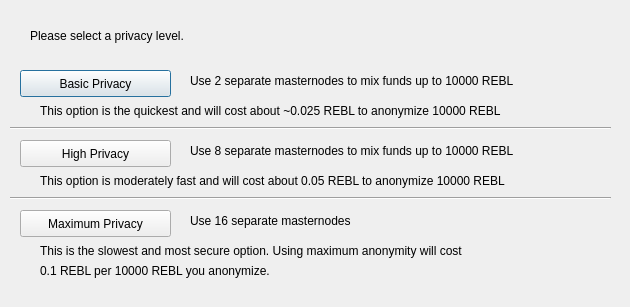
<?xml version="1.0" encoding="UTF-8"?>
<ui version="4.0">
 <class>DarksendConfig</class>
 <widget class="QDialog" name="DarksendConfig">
  <property name="geometry">
   <rect>
    <x>0</x>
    <y>0</y>
    <width>630</width>
    <height>307</height>
   </rect>
  </property>
  <property name="windowTitle">
   <string>Configure Darksend</string>
  </property>
  <widget class="QPushButton" name="buttonBasic">
   <property name="geometry">
    <rect>
     <x>20</x>
     <y>70</y>
     <width>151</width>
     <height>27</height>
    </rect>
   </property>
   <property name="text">
    <string>Basic Privacy</string>
   </property>
  </widget>
  <widget class="QPushButton" name="buttonHigh">
   <property name="geometry">
    <rect>
     <x>20</x>
     <y>140</y>
     <width>151</width>
     <height>27</height>
    </rect>
   </property>
   <property name="text">
    <string>High Privacy</string>
   </property>
  </widget>
  <widget class="QPushButton" name="buttonMax">
   <property name="geometry">
    <rect>
     <x>20</x>
     <y>210</y>
     <width>151</width>
     <height>27</height>
    </rect>
   </property>
   <property name="text">
    <string>Maximum Privacy</string>
   </property>
  </widget>
  <widget class="QLabel" name="label">
   <property name="geometry">
    <rect>
     <x>30</x>
     <y>20</y>
     <width>571</width>
     <height>31</height>
    </rect>
   </property>
   <property name="text">
    <string>Please select a privacy level.</string>
   </property>
  </widget>
  <widget class="QLabel" name="label_2">
   <property name="geometry">
    <rect>
     <x>190</x>
     <y>70</y>
     <width>421</width>
     <height>21</height>
    </rect>
   </property>
   <property name="text">
    <string>Use 2 separate masternodes to mix funds up to 10000 REBL</string>
   </property>
  </widget>
  <widget class="QLabel" name="label_3">
   <property name="geometry">
    <rect>
     <x>190</x>
     <y>140</y>
     <width>411</width>
     <height>21</height>
    </rect>
   </property>
   <property name="text">
    <string>Use 8 separate masternodes to mix funds up to 10000 REBL</string>
   </property>
  </widget>
  <widget class="QLabel" name="label_4">
   <property name="geometry">
    <rect>
     <x>190</x>
     <y>210</y>
     <width>421</width>
     <height>21</height>
    </rect>
   </property>
   <property name="text">
    <string>Use 16 separate masternodes</string>
   </property>
  </widget>
  <widget class="QLabel" name="label_6">
   <property name="geometry">
    <rect>
     <x>40</x>
     <y>100</y>
     <width>561</width>
     <height>21</height>
    </rect>
   </property>
   <property name="text">
    <string>This option is the quickest and will cost about ~0.025 REBL to anonymize 10000 REBL</string>
   </property>
  </widget>
  <widget class="QLabel" name="label_7">
   <property name="geometry">
    <rect>
     <x>40</x>
     <y>170</y>
     <width>561</width>
     <height>21</height>
    </rect>
   </property>
   <property name="text">
    <string>This option is moderately fast and will cost about 0.05 REBL to anonymize 10000 REBL</string>
   </property>
  </widget>
  <widget class="QLabel" name="label_8">
   <property name="geometry">
    <rect>
     <x>40</x>
     <y>240</y>
     <width>561</width>
     <height>21</height>
    </rect>
   </property>
   <property name="text">
    <string>This is the slowest and most secure option. Using maximum anonymity will cost</string>
   </property>
  </widget>
  <widget class="QLabel" name="label_9">
   <property name="geometry">
    <rect>
     <x>40</x>
     <y>260</y>
     <width>561</width>
     <height>21</height>
    </rect>
   </property>
   <property name="text">
    <string>0.1 REBL per 10000 REBL you anonymize.</string>
   </property>
  </widget>
  <widget class="Line" name="line">
   <property name="geometry">
    <rect>
     <x>10</x>
     <y>120</y>
     <width>601</width>
     <height>16</height>
    </rect>
   </property>
   <property name="orientation">
    <enum>Qt::Horizontal</enum>
   </property>
  </widget>
  <widget class="Line" name="line_2">
   <property name="geometry">
    <rect>
     <x>10</x>
     <y>190</y>
     <width>601</width>
     <height>16</height>
    </rect>
   </property>
   <property name="orientation">
    <enum>Qt::Horizontal</enum>
   </property>
  </widget>
 </widget>
 <resources/>
 <connections/>
</ui>
